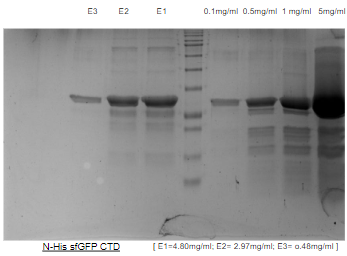
#> input picture assets/img/res2.png, 347 x 256 px, given in place of res2.jpg, which was not available
$ python resize.py   (older library calls are emulated)
#> lines starting #> are read from the running program, lines starting #| are printed output that depends on the picture
from PIL import Image

def resize_image(input_path, output_path, new_size=(1920, 1080)):
    """
    Resize the image at the specified input path and save it to the output path.
    """
#> called with new_size = (1920, 1080)
    with Image.open(input_path) as img:
        # Resize the image
#> img is the input picture: PIL image 347x256 RGBA; mean R, G, B, A 155.3, 155.3, 155.3, 255
        img = img.resize(new_size, Image.ANTIALIAS)
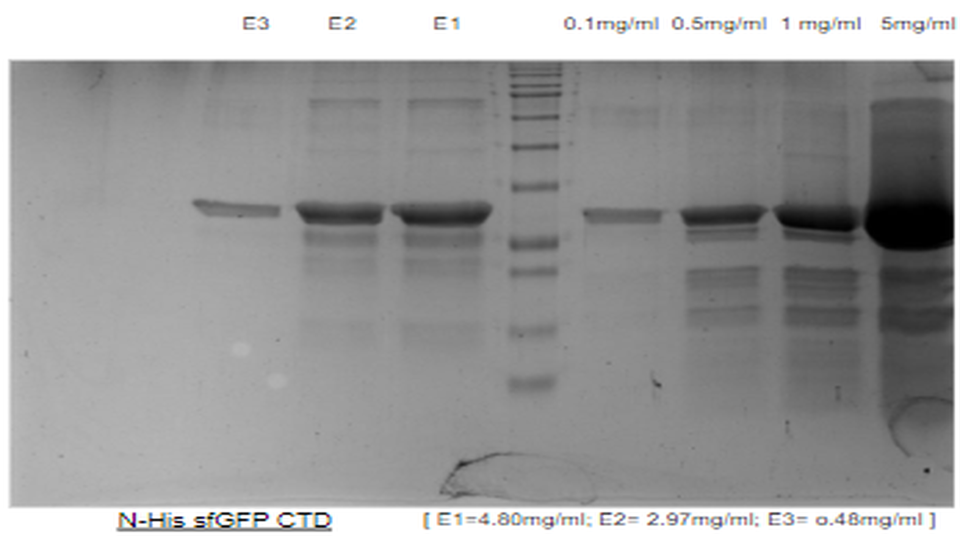
#> img: PIL image 1920x1080 RGBA (shown at 1/2 size); mean R, G, B, A 155.1, 155.1, 155.1, 255
        # Save the resized image
        img.save(output_path)

# Example usage
resize_image('/home/posiden/Documents/PhotoFolio-pro/assets/img/res2.jpg', '/home/posiden/Documents/PhotoFolio-pro/assets/img/res2-changed.jpg')

$ run again, with assets/img/doodle2.jpg saved as assets/img/res2.png
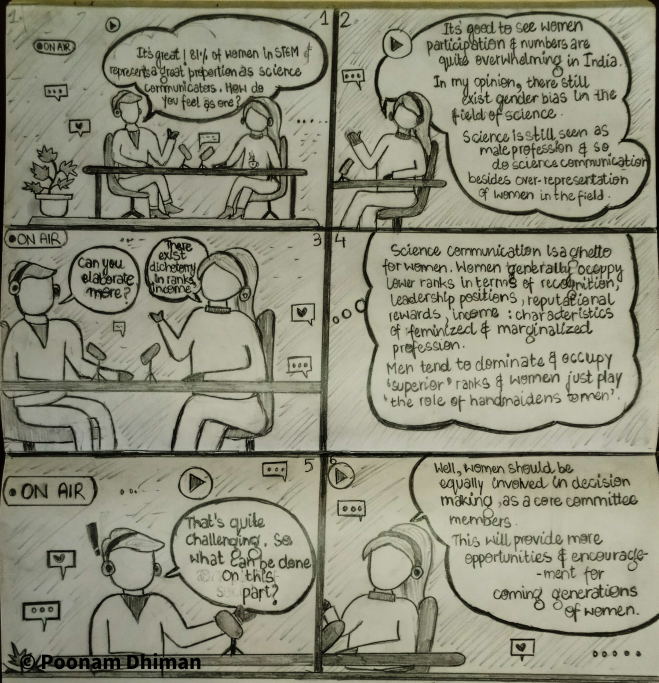
#> input picture assets/img/doodle2.jpg, 1976 x 2048 px, given in place of res2.jpg, which was not available (shown at 1/3 size)
#> in resize_image, img is the input picture: PIL image 1976x2048 RGB; mean R, G, B 140.4, 140.6, 121.3
#> in resize_image, `img = img.resize(new_size, Image.ANTIALIAS)`:
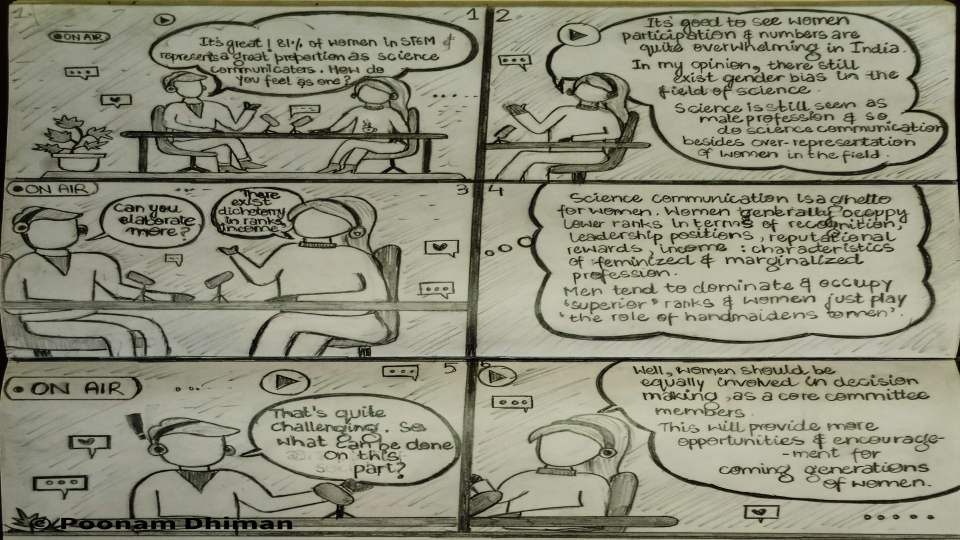
#> img: PIL image 1920x1080 RGB (shown at 1/2 size); mean R, G, B 140.4, 140.6, 121.3

$ run again, with assets/img/doodle3.jpg saved as assets/img/res2.png
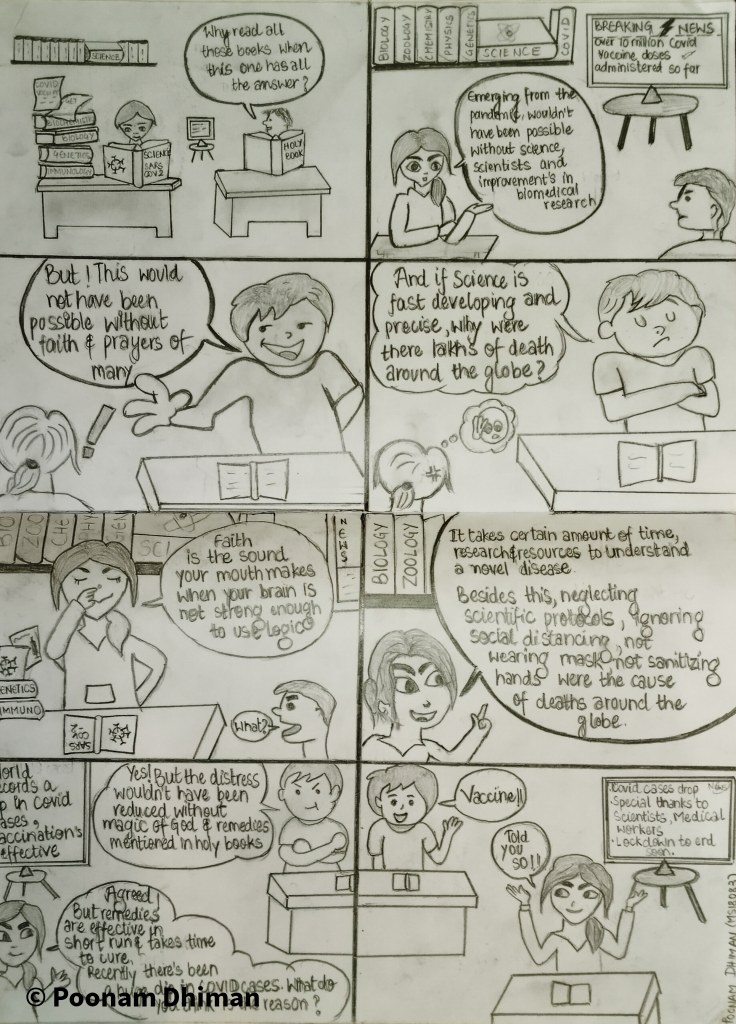
#> input picture assets/img/doodle3.jpg, 1472 x 2048 px, given in place of res2.jpg, which was not available (shown at 1/2 size)
#> in resize_image, img is the input picture: PIL image 1472x2048 RGB; mean R, G, B 170.6, 171.3, 157.7
#> in resize_image, `img = img.resize(new_size, Image.ANTIALIAS)`:
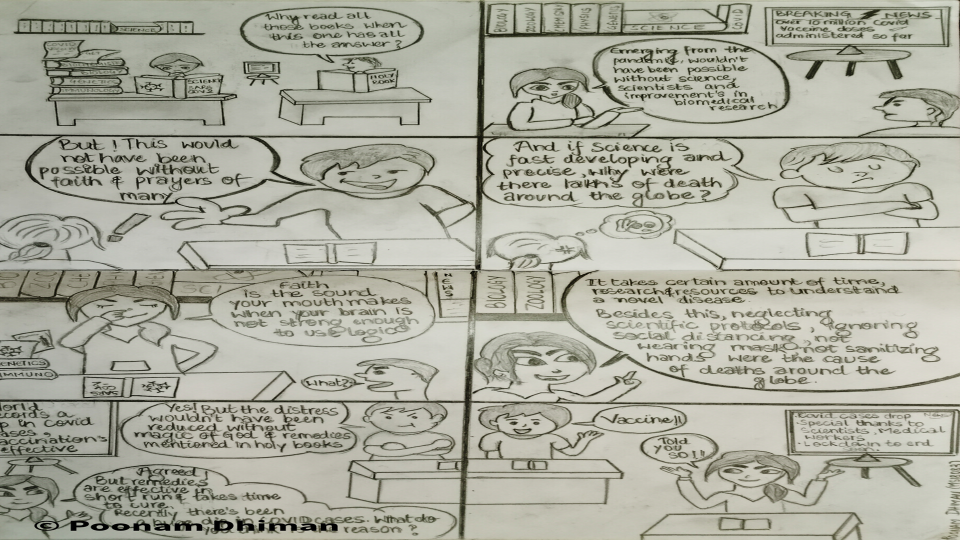
#> img: PIL image 1920x1080 RGB (shown at 1/2 size); mean R, G, B 170.6, 171.3, 157.8
